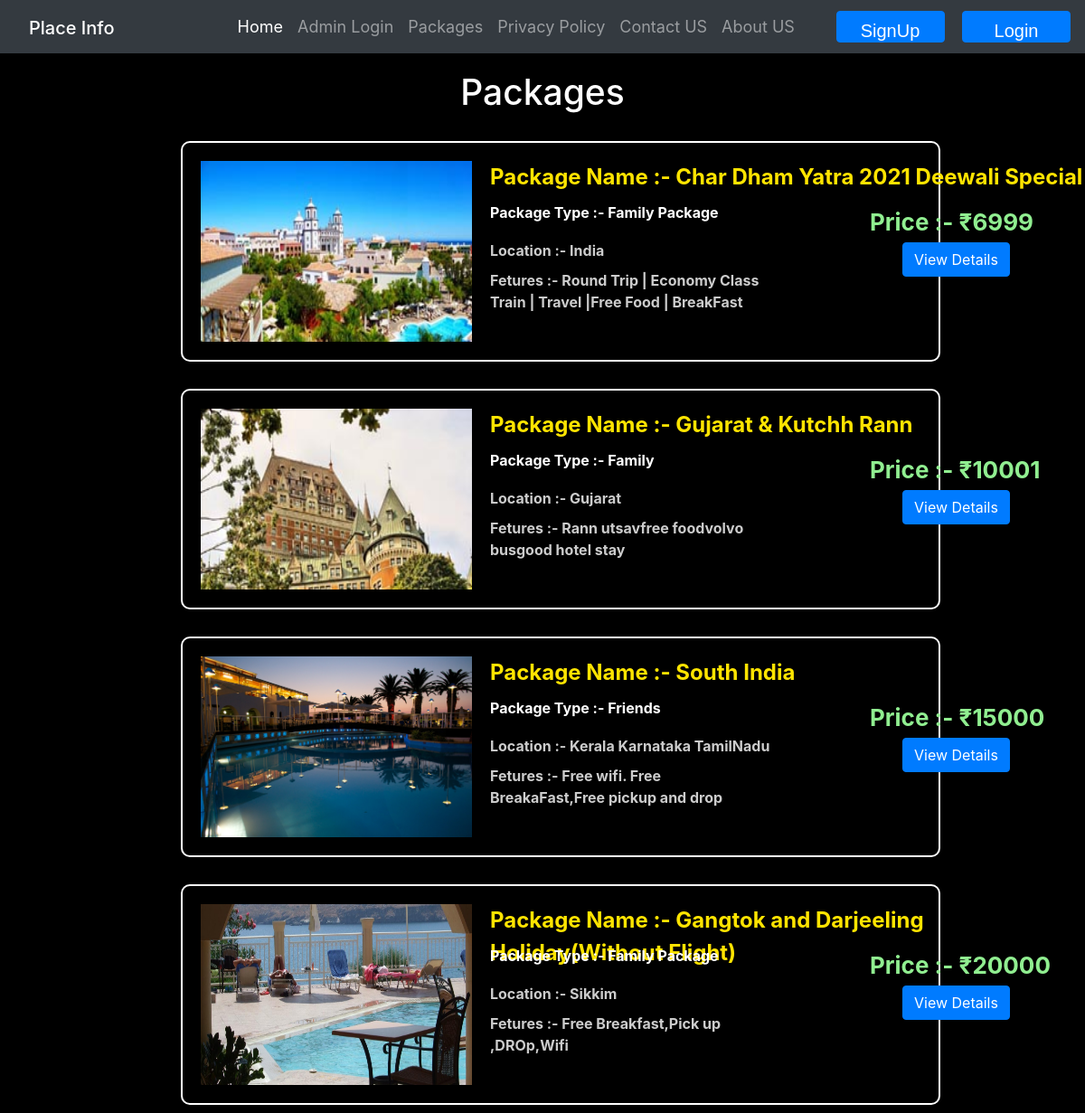
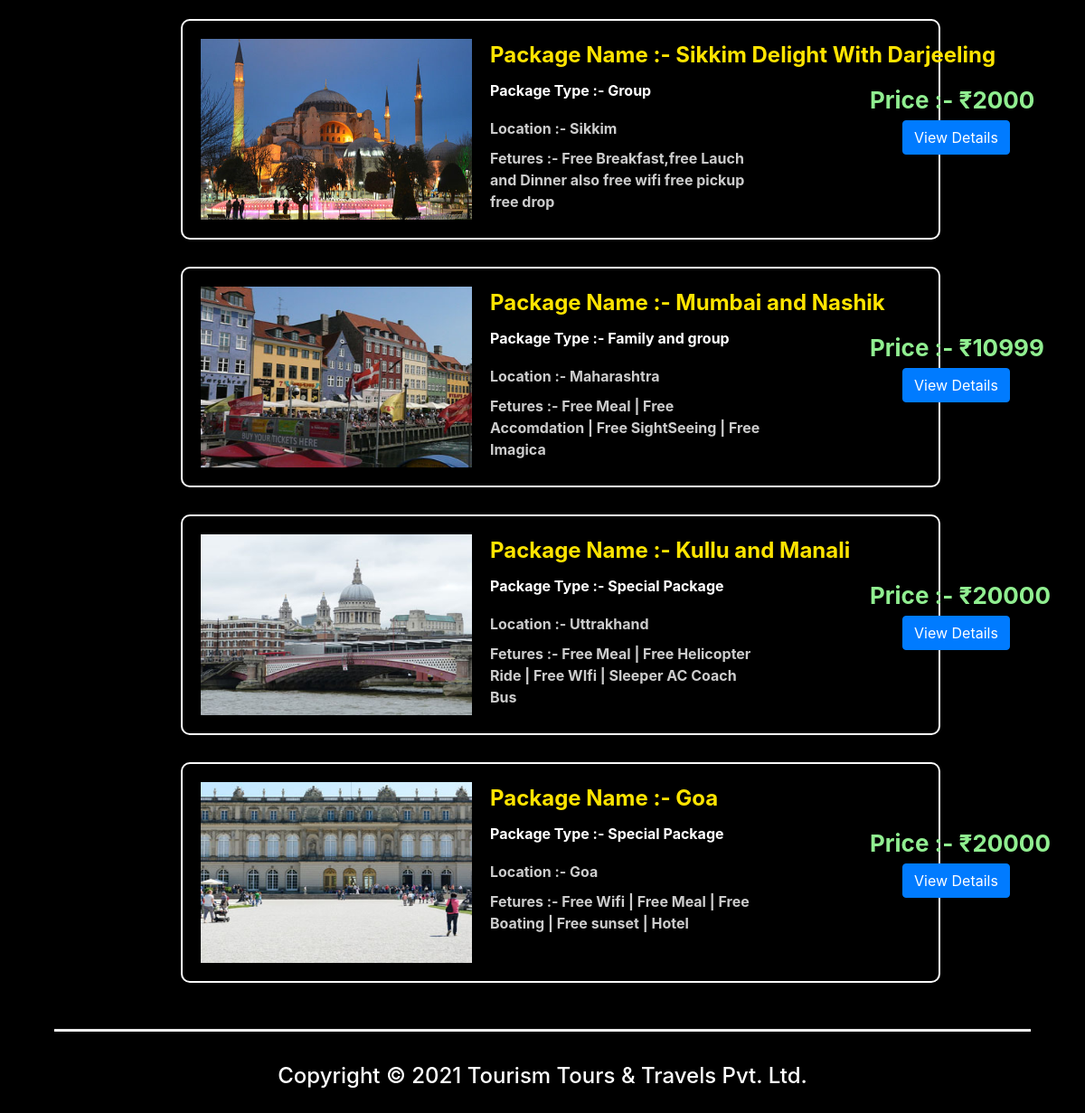
The page /PhpFile/packages.php on the database its author committed (2 pictures, top to bottom).
### tables this page shows
CREATE TABLE `tbltourpackages` (
  `PackageId` int(11) NOT NULL,
  `PackageName` varchar(222) NOT NULL,
  `PackageType` varchar(134) NOT NULL,
  `PackageLocation` varchar(111) NOT NULL,
  `PackagePrice` int(11) NOT NULL,
  `Day/Night` varchar(100) NOT NULL,
  `PackageFetures` varchar(233) NOT NULL,
  `PackageDetails` mediumtext NOT NULL,
  `PackageImage` varchar(100) NOT NULL,
  `Creationdate` timestamp NOT NULL DEFAULT current_timestamp(),
  `UpdationDate` timestamp NULL DEFAULT NULL ON UPDATE current_timestamp()
);

CREATE TABLE `tblpages` (
  `id` int(11) NOT NULL,
  `type` varchar(233) NOT NULL,
  `detail` longtext NOT NULL
);

### PhpFile/packages.php (the view, shortened to what this page needs)
<?php
include('header.php');
include('connection.php');
	?>
<!DOCTYPE HTML>
<html>
<head>
<link rel="stylesheet" href="https://stackpath.bootstrapcdn.com/bootstrap/4.1.3/css/bootstrap.min.css">
</head>
<body>
   <div class="page-container">
<div class="left-content">
	   <div class="mother-grid-inner">
<div class="agile-grids">
				<div class="agile-tables">
					<div class="w3l-table-info">
					  <h2 id="package" align="center">Packages</h2>
					    <table id="table" class="table table-dark table-striped">
						<thead>
<?php $sql = "SELECT * FROM `tbltourpackages`";
$result = mysqli_query($conn,$sql);
while($row = mysqli_fetch_array($result))
{
	echo '<div id="containers">';
    echo '<img src="http://localhost/Project/tourism/admin/pacakgeimages/'.$row["PackageImage"].'" id="image1">';
    echo '<div id="text">';
	echo '<strong id="pname">Package Name :- '.$row["PackageName"]."</strong>";
	echo '<strong id="ptype">Package Type :- '.$row["PackageType"]."</strong>";
	echo '<strong id="plocation">Location :- '.$row["PackageLocation"]."</strong>";
	echo '<strong id="pf">Fetures :- '.$row["PackageFetures"]."</strong>";
	echo '<strong id="pprice">Price :- ₹'.$row["PackagePrice"]."</strong>";
	echo '<button class="btn btn-primary" id="view"><a id="viewdetails" href=http://localhost/Project/tourism/PhpFile/Packagelist.php?PackageId='.$row["PackageId"].'>View Details</a></button>';
    echo '</div>';
    echo '</div>';
}
						 ?>
					</div>
			</div>
<?php
include('footer1.php');?>
</div>
</div>
							</div>
</body>
</html>

### PhpFile/header.php (shortened to what this page needs)
<html>
<head>
  <link rel="stylesheet" href="https://maxcdn.bootstrapcdn.com/bootstrap/4.0.0/css/bootstrap.min.css">
  <link rel="stylesheet" href="http://localhost/Project/tourism/PhpFile/myProject.css">
  <link rel="stylesheet" href="header.css">
  </head>
<body>
<nav class="navbar navbar-expand-lg navbar-dark bg-dark">
      <a class="navbar-brand"  href="http://localhost/Project/tourism/PhpFile/myProject.php#">
          <div id="blink">
          <h1>
          </h1>
        </div>
      </a>
      <div class="collapse navbar-collapse" id="navbarNavDropdown">
        <div id="leftNav">
        <ul class="navbar-nav">
          <li class="nav-item active">
            <a class="nav-link" href="http://localhost/Project/tourism/PhpFile/myProject.php#">Home <span class="sr-only">(current)</span></a>
          </li>
          <?php if(!isset($_SESSION['Email'])){
            echo '
            <li class="nav-item dropdown">
              <a class="nav-link" href="http://localhost/Project/tourism/admin/">
                Admin Login
              </a>
              </li>
              ';
          }
              else{
              echo '<li class="nav-item dropdown">
             <a class="nav-link" href="http://localhost/Project/tourism/PhpFile/writeIssue.php">
                Write Issue
              </a>
              </li>';
              }
              ?>
          <li class="nav-item dropdown">
            <a class="nav-link" href="http://localhost/Project/tourism/PhpFile/packages.php">
              Packages
            </a>
          </li>
          <li class="nav-item dropdown">
            <a class="nav-link" href="http://localhost/Project/tourism/PhpFile/page.php?type=privacy">
              Privacy Policy
            </a>
          </li>
          <li class="nav-item">
            <a class="nav-link" href="http://localhost/Project/tourism/PhpFile/myProject.php#quickLinks">Contact US</a>
          </li>
          <li class="nav-item">
            <a class="nav-link" href="http://localhost/Project/tourism/PhpFile/page.php?type=about">About US</a>
          </li>
        </ul>
      </div>
      <?php
      if(isset($_SESSION['Email'])){
        echo ' <div class="container-dark" id="LinkButton">
        <button class="btn btn-primary"> <a href="http://localhost/Project/tourism/admin/"><small>Admin Login</small></a></button>
       </div>';
       }
      else{
     echo '<div class="container-dark" id="LinkButton">
             <button class="btn btn-primary"> <a href="http://localhost/Project/tourism/login/login.html">SignUp</a></button>
             <button class="btn btn-primary"> <a href="http://localhost/Project/tourism/login/login.html">Login</a></button>
      </div>';
      }
      ?>
      </div>
    </nav>
</body>
</html>

### PhpFile/footer1.php (shortened to what this page needs)
<html>
    <head>
    <link rel="stylesheet" href="https://maxcdn.bootstrapcdn.com/bootstrap/4.0.0/css/bootstrap.min.css">
    <link rel="stylesheet" href="http://localhost/Project/tourism/PhpFile/myProject.css">
    </head>
<footer>
<?php
include "connection.php";
$sql2 = "SELECT * FROM tblpages";
$result2 = mysqli_query($conn,$sql2);
while($row = mysqli_fetch_array($result2)){
  if($row["type"] == "footer1"){
    echo $row["detail"];
  }
  else{
  }
}
?>
</footer>
</head>

### PhpFile/myProject.css (style rules this page uses)
body { color: white; margin: 0; padding: 0; background-color: black; }
ul li { list-style-type: none; }
hr { background-color: white; height: 2px; position: relative; top: 15px; }
footer , footer a { color: white; }
#myhr3 { width: 90%; margin-left: 5%; color: white; }
#copyright h4 { text-align: center; margin: 50px; }
.container-dark button { width: 120px; margin-left:15px ; font-size: 20px; font-weight: bold; }
li { font-size: 18px; }
#LinkButton button { height:35px; }
#LinkButton a { font-weight: normal; font-family: 'Trebuchet MS', 'Lucida Sans Unicode', 'Lucida Grande', 'Lucida Sans', Arial, sans-serif; text-decoration: none; color: white; text-align: center; }
#blink { width:200px; }
#blink h1 { font-size: 20px; }
#leftNav { margin: auto; }

### PhpFile/header.css (style rules this page uses)
li { font-size: 18px; }
#LinkButton button { height:35px; }
#LinkButton a { font-weight: normal; font-family: 'Trebuchet MS', 'Lucida Sans Unicode', 'Lucida Grande', 'Lucida Sans', Arial, sans-serif; text-decoration: none; color: white; text-align: center; }
#blink { width:200px; }
#blink h1 { font-size: 20px; }
#leftNav { margin: auto; }

### PhpFile/packages.php (style rules this page uses)
#viewdetails { text-decoration:none; color:white; }
#image1 { width:300px; height:200px; }
#containers { display:flex; margin:20px; margin-top:30px; border:2px solid white; border-radius:10px; padding:20px; width:70vw; margin-left:200px; }
#package { margin-top:20px; font-size:39px; }
#text { margin-left:20px; }
#containers strong,#containers button { position: absolute; }
#pname { color: #ffe400; font-size:24px; }
#ptype { margin-top:45px; }
#plocation { margin-top:87px; opacity:0.8; }
#pf { margin-top:120px; opacity:0.8; width:300px; }
#pprice { margin-top:4%; margin-left:35%; font-size:26px; color:lightGreen; }
#view { margin-top:7.5%; margin-left:38%; }

### rows shown on the page
tbltourpackages: PackageImage (picture), PackageName "Char Dham Yatra 2021 Deewali Special", PackageType "Family Package", PackageLocation "India", PackageFetures "Round Trip | Economy Class Train | Travel |Free Food | BreakFast", PackagePrice "6999"
tbltourpackages: PackageImage (picture), PackageName "Gujarat & Kutchh Rann", PackageType "Family", PackageLocation "Gujarat", PackageFetures "Rann utsavfree foodvolvo busgood hotel stay", PackagePrice "10001"
tbltourpackages: PackageImage (picture), PackageName "South India", PackageType "Friends", PackageLocation "Kerala Karnataka TamilNadu", PackageFetures "Free wifi. Free BreakaFast,Free pickup and drop", PackagePrice "15000"
tbltourpackages: PackageImage (picture), PackageName "Gangtok and Darjeeling Holiday(Without Flight)", PackageType "Family Package", PackageLocation "Sikkim", PackageFetures "Free Breakfast,Pick up ,DROp,Wifi", PackagePrice "20000"
tbltourpackages: PackageImage (picture), PackageName "Sikkim Delight With Darjeeling", PackageType "Group", PackageLocation "Sikkim", PackageFetures "Free Breakfast,free Lauch and Dinner also free wifi free pickup free drop", PackagePrice "2000"
tbltourpackages: PackageImage (picture), PackageName "Mumbai and Nashik", PackageType "Family and group", PackageLocation "Maharashtra", PackageFetures "Free Meal | Free Accomdation | Free SightSeeing | Free Imagica", PackagePrice "10999"
tbltourpackages: PackageImage (picture), PackageName "Kullu and Manali", PackageType "Special Package", PackageLocation "Uttrakhand", PackageFetures "Free Meal | Free Helicopter Ride | Free WIfi | Sleeper AC Coach Bus", PackagePrice "20000"
tbltourpackages: PackageImage (picture), PackageName "Goa", PackageType "Special Package", PackageLocation "Goa", PackageFetures "Free Wifi | Free Meal | Free Boating | Free sunset | Hotel", PackagePrice "20000"
tblpages: detail "Copyright © 2021 Tourism Tours & Travels Pvt. Ltd."
